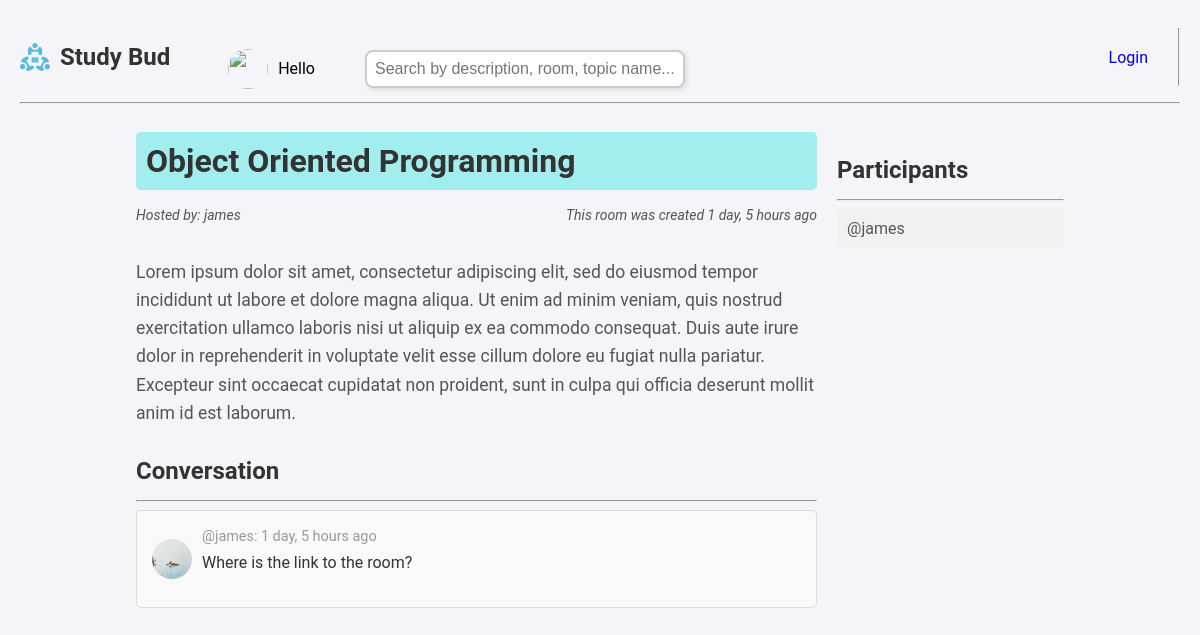
The page /room/1/ on the database its author committed.
### base/models.py (models this page shows, shortened)
class Room(models.Model):
    host = models.ForeignKey(User, on_delete=models.SET_NULL, null=True)
    topic = models.ForeignKey(Topic, on_delete=models.SET_NULL, null=True)
    name = models.CharField(max_length=255)
    description = models.TextField(null=True, blank=True)
    participants = models.ManyToManyField(User, related_name='participants', blank=True)
    updated = models.DateTimeField(auto_now=True)
    created = models.DateTimeField(auto_now_add=True)
    class Meta:
        ordering = ['-updated', '-created']

class User(AbstractUser):
    name = models.CharField(max_length=200, null=True)
    email = models.EmailField(unique=True, null=True)
    bio = models.TextField(null=True)
    avatar = models.ImageField(null=True, default="person.png")
    USERNAME_FIELD = 'email'
    REQUIRED_FIELDS = ['name', 'password']

class Message(models.Model):
    user = models.ForeignKey(User, on_delete=models.CASCADE)
    room = models.ForeignKey(Room, on_delete=models.CASCADE) #when the room is deleted...delete the message
    body = models.TextField()
    updated = models.DateTimeField(auto_now=True)
    created = models.DateTimeField(auto_now_add=True)
    class Meta:
        ordering = ['-updated', '-created']

### base/views.py (the view, shortened to what this page needs)
# urls.py: path('room/<str:pk>/', views.room, name='room'), #passing in the id into the url(it not yet passed)
def room(request, pk):
    room = Room.objects.get(id=pk) #get id and set it to the primary key
    room_messages = room.message_set.all()
    participants = room.participants.all()
    context = {'room': room, 'room_messages': room_messages, 'participants': participants, 'room_messages': room_messages}
    return render(request, 'base/room.html', context)

### base/templates/base/room.html (shortened to what this page needs)
{% extends 'main.html' %}
{% block content %}
{% load static %}
<div class="room-container">
    <div>
        <div style="display: flex; border-radius: 5px; justify-content: space-between; align-items: center; background-color: rgb(162, 238, 238); padding: 10px;">
            <h1 style="margin: 0;">{{ room.name }}</h1>
        </div>
        <div style="justify-content: space-between; display: flex; font-size: 10px;">
            <p style="font-size: 14px;"><i>Hosted by: {{ room.host.username }}</i></p>
            <p style="font-size: 14px;"><i>This room was created {{ room.created|timesince }} ago</i></p>
        </div>
        <p>{{ room.description }}</p>
        <div class="comment-wrapper">
            <h3>Conversation</h3>
            <hr>
            {% for message in room_messages %}
            <div class="message">
                <img src="{{message.user.avatar.url}}" alt="" class="avatar" style="margin-right: 10px;">
                <div>
                    <small style="vertical-align: middle;">@{{ message.user.username }}: {{ message.created|timesince }} ago</small>
                    <p>{{ message.body }}</p>
                </div>
            </div>
            {% endfor %}
        </div>
    </div>
    <div>
        <h3>Participants</h3>
        <hr>
        {% for participant in participants %}
        <div class="participant">
            <small>@{{ participant.username }}</small>
        </div>
        {% endfor %}
    </div>
</div>
{% endblock %}

### static/styles/main.css (style rules this page uses)
body { background-color: aquamarine; }

### templates/main.html (style rules this page uses)
body, html { margin: 0; padding: 0; font-family: 'Roboto', sans-serif; background-color: #f4f4f9; }
h1, h2, h3, h4, h5, h6 { color: #333; margin-bottom: 15px; }

### templates/navbar.html (style rules this page uses)
.avatar { width: 40px; height: 40px; border-radius: 50%; margin-right: 10px; }

### base/templates/base/room.html (style rules this page uses)
.room-container { width: 80%; margin: 0 auto; display: grid; grid-template-columns: 3fr 1fr; gap: 20px; padding: 20px; }
.room-container h1 { font-size: 2rem; color: #333; margin-bottom: 10px; }
.room-container p { font-size: 1.1rem; color: #555; line-height: 1.6; }
.comment-wrapper { margin-top: 30px; }
.comment-wrapper h3 { font-size: 1.5rem; color: #007bff; margin-bottom: 15px; }
.message { padding: 15px; border: 1px solid #ddd; border-radius: 5px; background-color: #f9f9f9; margin-bottom: 15px; position: relative; display: flex; align-items: center; }
.message small { font-size: 0.9rem; color: #999; }
.message p { font-size: 1rem; color: #333; margin-top: 5px; }
.room-container h3 { font-size: 1.5rem; color: #333; }
.participant { padding: 10px; margin-bottom: 10px; background-color: #f1f1f1; border-radius: 5px; text-align: left; }
.participant small { font-size: 1rem; color: #555; }
.avatar { width: 40px; height: 40px; border-radius: 50%; margin-right: 10px; }

### rows shown on the page
Room: name "Object Oriented Programming", host.username "james", created "1 day, 5 hours", description "Lorem ipsum dolor sit amet, consectetur adipiscing elit, sed do eiusmod tempor incididunt ut labore et dolore magna aliqua. Ut enim ad minim veniam, quis nostrud exercitation ullamco laboris nisi ut aliquip ex ea commodo consequat. Duis aute irure dolor in reprehenderit in voluptate velit esse cillum dolore eu fugiat nulla pariatur. Excepteur sint occaecat cupidatat non proident, sunt in culpa qui officia deserunt mollit anim id est laborum."
Message: user.avatar (picture), user.username "james", created "1 day, 5 hours", body "Where is the link to the room?"
User: username "james"
